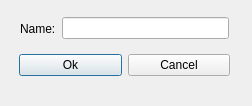
<?xml version="1.0" encoding="UTF-8"?>
<ui version="4.0">
 <class>MyDialog</class>
 <widget class="QDialog" name="MyDialog">
  <property name="geometry">
   <rect>
    <x>0</x>
    <y>0</y>
    <width>252</width>
    <height>106</height>
   </rect>
  </property>
  <property name="windowTitle">
   <string>Dialog</string>
  </property>
  <widget class="QWidget" name="">
   <property name="geometry">
    <rect>
     <x>20</x>
     <y>10</y>
     <width>209</width>
     <height>37</height>
    </rect>
   </property>
   <layout class="QHBoxLayout" name="horizontalLayout">
    <item>
     <widget class="QLabel" name="label">
      <property name="text">
       <string>Name:</string>
      </property>
     </widget>
    </item>
    <item>
     <widget class="QLineEdit" name="lineEdit"/>
    </item>
   </layout>
  </widget>
  <widget class="QWidget" name="">
   <property name="geometry">
    <rect>
     <x>19</x>
     <y>25</y>
     <width>211</width>
     <height>81</height>
    </rect>
   </property>
   <layout class="QVBoxLayout" name="verticalLayout">
    <item>
     <layout class="QHBoxLayout" name="horizontalLayout_2">
      <item>
       <widget class="QPushButton" name="pushButton">
        <property name="text">
         <string>Ok</string>
        </property>
       </widget>
      </item>
      <item>
       <widget class="QPushButton" name="pushButton_2">
        <property name="text">
         <string>Cancel</string>
        </property>
       </widget>
      </item>
     </layout>
    </item>
   </layout>
  </widget>
 </widget>
 <resources/>
 <connections/>
</ui>
